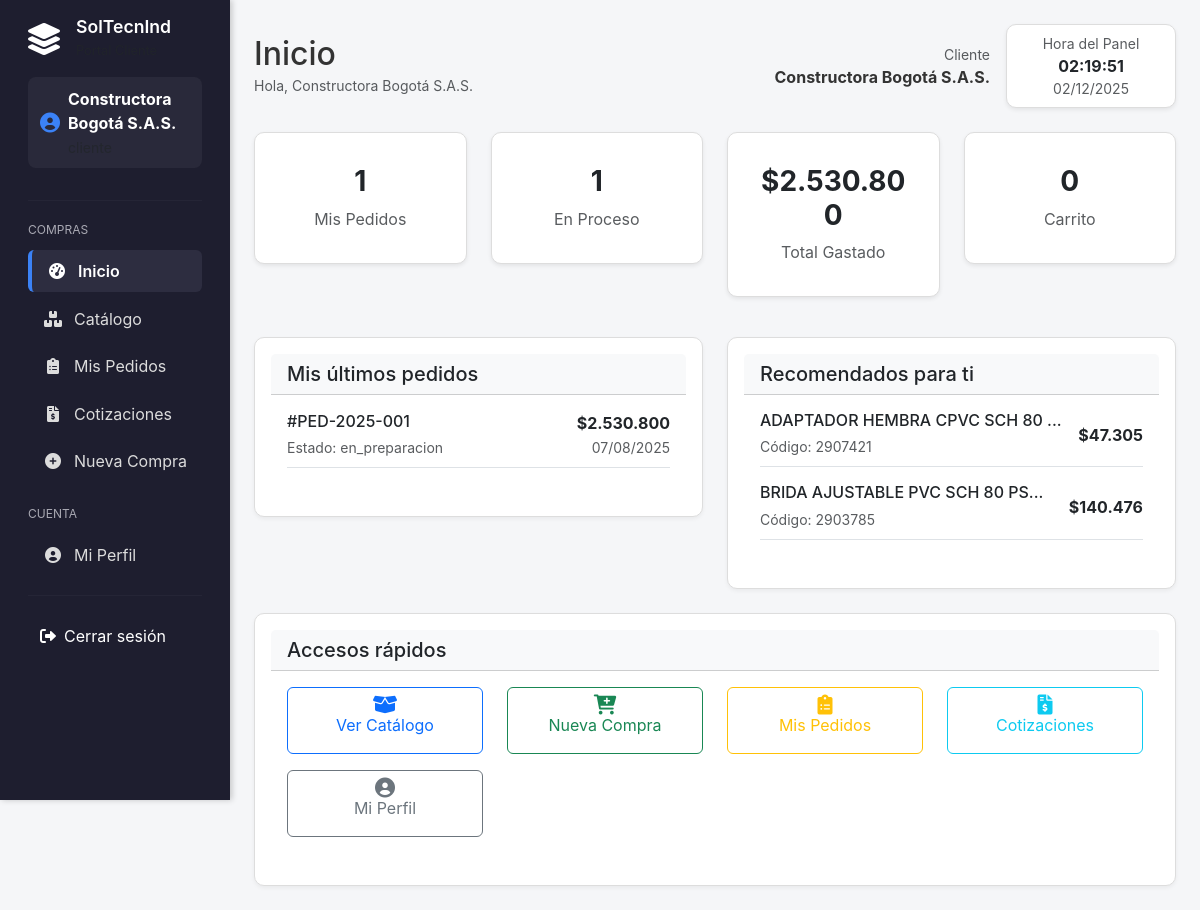
Screenshot of /cliente/dashboard.php (signed in) with the database file from the repository.
### tables this page shows
CREATE TABLE `pedidos` (
  `id` int(11) NOT NULL,
  `numero_documento` varchar(50) NOT NULL COMMENT 'Número único compartido con orden_venta',
  `cliente_id` int(11) NOT NULL,
  `empleado_id` int(11) DEFAULT NULL,
  `estado` enum('borrador','confirmado','en_preparacion','listo_envio','enviado','entregado','cancelado') DEFAULT 'borrador',
  `fecha_pedido` datetime DEFAULT current_timestamp(),
  `fecha_entrega_estimada` date DEFAULT NULL,
  `subtotal` decimal(12,2) NOT NULL DEFAULT 0.00,
  `descuento_porcentaje` decimal(5,2) NOT NULL DEFAULT 0.00,
  `descuento_total` decimal(12,2) DEFAULT 0.00,
  `impuestos_total` decimal(12,2) DEFAULT 0.00,
  `total` decimal(12,2) NOT NULL DEFAULT 0.00,
  `direccion_entrega_id` int(11) DEFAULT NULL,
  `observaciones` text DEFAULT NULL,
  `pedido_template` tinyint(1) DEFAULT 0 COMMENT 'Marcar como plantilla para re-pedidos',
  `nombre_template` varchar(100) DEFAULT NULL COMMENT 'Nombre de la plantilla',
  `created_at` timestamp NOT NULL DEFAULT current_timestamp(),
  `updated_at` timestamp NOT NULL DEFAULT current_timestamp() ON UPDATE current_timestamp()
);

### cliente/dashboard.php (the view, shortened to what this page needs)
<?php
$user_name = $_SESSION['nombre'] ?? $_SESSION['usuario'] ?? 'Cliente';
$server_dt = new DateTime('now', new DateTimeZone(date_default_timezone_get()));
require_once '../includes/LayoutManager.php';
$pdo = getConnection();
$clienteId = (int)($_SESSION['cliente_id'] ?? 0);
$stats = [
	'mis_pedidos' => 0,
	'en_proceso' => 0,
	'total_gastado' => 0.0,
	'carrito' => (int)array_sum($_SESSION['carrito'] ?? [])
];
function getClienteStats(PDO $pdo, int $clienteId): array {
	$data = [
		'mis_pedidos' => 0,
		'en_proceso' => 0,
		'total_gastado' => 0.0
	];
	try {
		$stmt = $pdo->prepare("SELECT COUNT(*) AS total FROM pedidos WHERE cliente_id = ?");
		$stmt->execute([$clienteId]);
		$data['mis_pedidos'] = (int)($stmt->fetch()['total'] ?? 0);
		$stmt = $pdo->prepare("SELECT COUNT(*) AS total FROM pedidos WHERE cliente_id = ? AND estado NOT IN ('entregado','cancelado')");
		$stmt->execute([$clienteId]);
		$data['en_proceso'] = (int)($stmt->fetch()['total'] ?? 0);
		$stmt = $pdo->prepare("SELECT COALESCE(SUM(total),0) AS gastado FROM pedidos WHERE cliente_id = ? AND estado <> 'cancelado'");
		$stmt->execute([$clienteId]);
		$data['total_gastado'] = (float)($stmt->fetch()['gastado'] ?? 0);
	} catch (PDOException $e) {
		error_log('Error stats cliente: ' . $e->getMessage());
	}
	return $data;
}
function getPedidosRecientesCliente(PDO $pdo, int $clienteId): array {
	try {
		$stmt = $pdo->prepare("SELECT numero_documento, fecha_pedido, estado, total FROM pedidos WHERE cliente_id = ? ORDER BY created_at DESC LIMIT 5");
		$stmt->execute([$clienteId]);
		return $stmt->fetchAll();
	} catch (PDOException $e) {
		error_log('Error pedidos recientes cliente: ' . $e->getMessage());
		return [];
	}
}
function getProductosSugeridos(PDO $pdo, int $clienteId): array {
	try {
		$sqlCliente = "
			SELECT pr.codigo, pr.descripcion, pr.precio, COALESCE(SUM(dp.cantidad),0) AS cantidad
			FROM detalle_pedidos dp
			INNER JOIN pedidos p ON p.id = dp.pedido_id AND p.cliente_id = :cliente
			INNER JOIN productos pr ON pr.id = dp.producto_id
			GROUP BY pr.id
			ORDER BY cantidad DESC, pr.precio DESC
			LIMIT 5
		";
		$stmt = $pdo->prepare($sqlCliente);
		$stmt->execute([':cliente' => $clienteId]);
		$rows = $stmt->fetchAll();
		if ($rows && count($rows) > 0) return $rows;
		$sqlAll = "
			SELECT pr.codigo, pr.descripcion, pr.precio, COALESCE(SUM(dp.cantidad),0) AS cantidad
			FROM productos pr
			LEFT JOIN detalle_pedidos dp ON dp.producto_id = pr.id
			LEFT JOIN pedidos p ON p.id = dp.pedido_id AND p.estado NOT IN ('borrador','cancelado')
			GROUP BY pr.id
			ORDER BY cantidad DESC, pr.precio DESC
			LIMIT 5
		";
		$stmt = $pdo->query($sqlAll);
		return $stmt->fetchAll();
	} catch (PDOException $e) {
		error_log('Error productos sugeridos: ' . $e->getMessage());
		return [];
	}
}
$stat_core = getClienteStats($pdo, $clienteId);
$stats = array_merge($stats, $stat_core);
$pedidos_recientes = getPedidosRecientesCliente($pdo, $clienteId);
$productos_sugeridos = getProductosSugeridos($pdo, $clienteId);
?>
<div class="d-flex justify-content-between align-items-center mb-4">
	<div>
		<h2 class="mb-0">Inicio</h2>
		<small class="text-muted">Hola, <?= htmlspecialchars($user_name) ?></small>
	</div>
	<div class="d-flex align-items-center">
		<div class="me-3 text-end d-none d-md-block">
			<div class="small text-muted">Cliente</div>
			<div class="fw-bold"><?= htmlspecialchars($user_name) ?></div>
		</div>
		<div class="card bg-white shadow-sm p-2 text-center" id="userClock" style="min-width:170px;">
			<div class="small text-muted">Hora del Panel</div>
			<div class="fw-bold" id="clockDisplay"><?= $server_dt->format('H:i:s') ?></div>
			<div class="small text-muted" id="clockDate"><?= $server_dt->format('d/m/Y') ?></div>
		</div>
	</div>
	</div>
<div class="row mb-4 stats-card">
	<?php foreach ([
		'Mis Pedidos' => number_format($stats['mis_pedidos']),
		'En Proceso' => number_format($stats['en_proceso']),
		'Total Gastado' => '$' . number_format($stats['total_gastado'], 0, ',', '.'),
		'Carrito' => number_format($stats['carrito'])
	] as $label => $value): ?>
		<div class="col-6 col-md-3 mb-3">
			<div class="card bg-white shadow-sm">
				<div class="card-body text-center">
					<h3 class="fw-bold mb-2"><?= $value ?></h3>
					<p class="mb-0 text-muted"><?= htmlspecialchars($label) ?></p>
				</div>
			</div>
		</div>
	<?php endforeach; ?>
	</div>
<div class="row">
	<div class="col-md-6 mb-4">
		<div class="card">
			<div class="card-header bg-light">
				<h5 class="card-title mb-0">Mis últimos pedidos</h5>
			</div>
			<div class="card-body">
				<?php if (!$pedidos_recientes): ?>
					<p class="text-center text-muted py-4 mb-0">Aún no tienes pedidos</p>
				<?php else: ?>
					<?php foreach ($pedidos_recientes as $p): ?>
						<div class="d-flex justify-content-between align-items-center mb-3 pb-2 border-bottom">
							<div>
								<h6 class="mb-1">#<?= htmlspecialchars($p['numero_documento']) ?></h6>
								<small class="text-muted">Estado: <?= htmlspecialchars($p['estado']) ?></small>
							</div>
							<div class="text-end">
								<div class="fw-bold">$<?= number_format((float)$p['total'], 0, ',', '.') ?></div>
								<small class="text-muted"><?= isset($p['fecha_pedido']) ? date('d/m/Y', strtotime($p['fecha_pedido'])) : '' ?></small>
							</div>
						</div>
					<?php endforeach; ?>
				<?php endif; ?>
			</div>
		</div>
	</div>
	<div class="col-md-6 mb-4">
		<div class="card">
			<div class="card-header bg-light">
				<h5 class="card-title mb-0">Recomendados para ti</h5>
			</div>
			<div class="card-body">
				<?php if (!$productos_sugeridos): ?>
					<p class="text-center text-muted py-4 mb-0">No hay sugerencias por ahora</p>
				<?php else: ?>
					<?php foreach ($productos_sugeridos as $prod): ?>
						<div class="d-flex justify-content-between align-items-center mb-3 pb-2 border-bottom">
							<div>
								<h6 class="mb-1"><?= htmlspecialchars(mb_strimwidth($prod['descripcion'], 0, 32, '...')) ?></h6>
								<small class="text-muted">Código: <?= htmlspecialchars($prod['codigo']) ?></small>
							</div>
							<div class="text-end">
								<div class="fw-bold">$<?= number_format((float)$prod['precio'], 0, ',', '.') ?></div>
							</div>
						</div>
					<?php endforeach; ?>
				<?php endif; ?>
			</div>
		</div>
	</div>
	</div>
<div class="row">
	<div class="col-12">
		<div class="card">
			<div class="card-header bg-light">
				<h5 class="card-title mb-0">Accesos rápidos</h5>
			</div>
			<div class="card-body">
				<div class="row">
					<?php
					$acciones = [
						['productos.php', 'primary', 'box-open', 'Ver Catálogo'],
						['nueva_compra.php', 'success', 'cart-plus', 'Nueva Compra'],
						['pedidos.php', 'warning', 'clipboard-list', 'Mis Pedidos'],
						['cotizaciones.php', 'info', 'file-invoice-dollar', 'Cotizaciones'],
						['perfil.php', 'secondary', 'user-circle', 'Mi Perfil']
					];
					foreach ($acciones as [$link, $color, $icon, $text]): ?>
						<div class="col-md-4 col-lg-3 mb-3">
							<a href="<?= $link ?>" class="btn btn-outline-<?= $color ?> w-100 py-3 text-decoration-none">
								<i class="fas fa-<?= $icon ?> fa-lg mb-2 d-block"></i>
								<span><?= $text ?></span>
							</a>
						</div>
					<?php endforeach; ?>
				</div>
			</div>
		</div>
	</div>
	</div>

### rows the page displays
pedidos: numero_documento "PED-2025-001", estado "en_preparacion", total "2.530.800", fecha_pedido "07/08/2025"

### other values shown
$config['title'] "SolTecnInd"
$_SESSION['nombre'] "Constructora Bogotá S.A.S."
$cat "COMPRAS"
$item['text'] "Inicio"
$item['text'] "Catálogo"
$item['text'] "Mis Pedidos"
$item['text'] "Cotizaciones"
$item['text'] "Nueva Compra"
$cat "CUENTA"
$item['text'] "Mi Perfil"
$user_name "Constructora Bogotá S.A.S."
$value "1"
$label "Mis Pedidos"
$label "En Proceso"
$value "$2.530.800"
